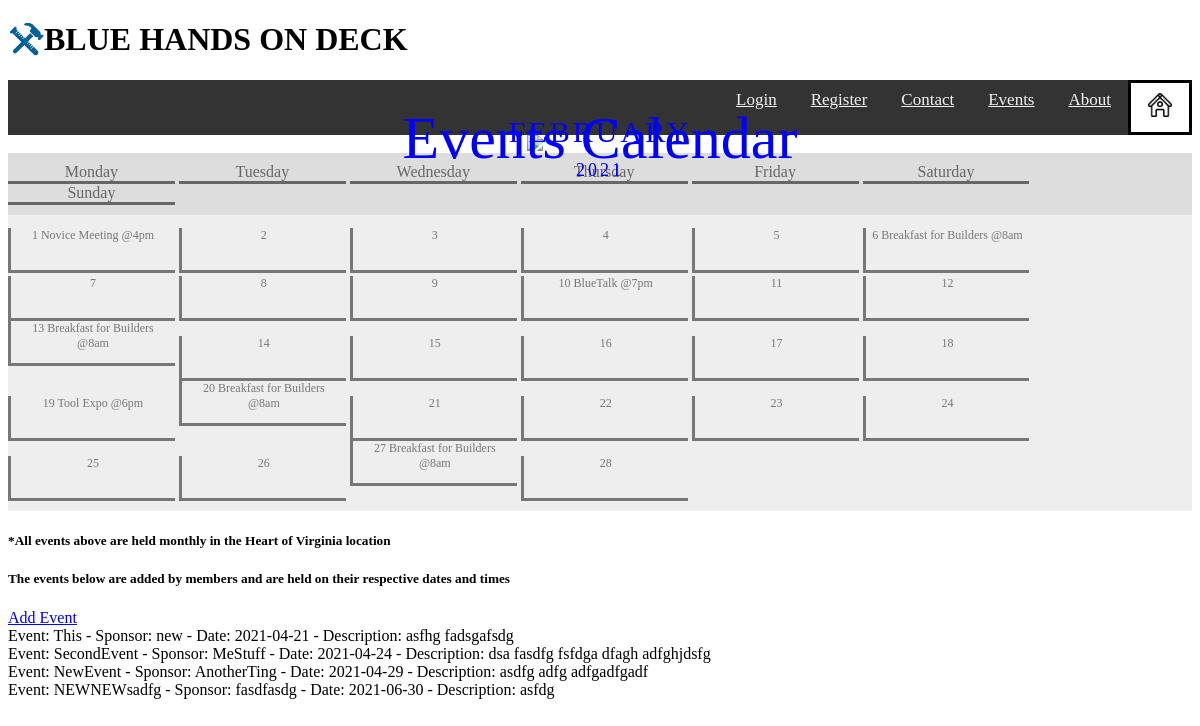
Screenshot of /events.php with the database file from the repository.
### tables this page shows
CREATE TABLE events(
    eventName TEXT,
    sponsor TEXT,
    dateNTime date,
    descr TEXT

);

### events.php (the view, shortened to what this page needs)
<?php require 'header.php';
 $db = new SQLite3('project.db') or die($db);
?>
<body>
    <div id="menu"> <?php require 'menu.php'; ?> </div>
    <div class="eHead">
    <img src="resources/images/const.png" alt="construction Banner" style="width:100%">
    <div class="event">Events Calendar</div>
    <div class="month">
   February<br><span style="font-size:18px">2021</span>
    </div>
</div>
<ul class="weekdays">
  <li>Monday</li>
  <li>Tuesday</li>
  <li>Wednesday</li>
  <li>Thursday</li>
  <li>Friday</li>
  <li>Saturday</li>
  <li>Sunday</li>
</ul>
<ul class="days">
  <li>1 Novice Meeting @4pm</li>
  <li>2</li>
  <li>3</li>
  <li>4</li>
  <li>5</li>
  <li>6 Breakfast for Builders @8am</li>
  <li>7</li>
  <li>8</li>
  <li>9</li>
  <li>10 BlueTalk @7pm</li>
  <li>11</li>
  <li>12</li>
  <li>13 Breakfast for Builders @8am</li>
  <li>14</li>
  <li>15</li>
  <li>16</li>
  <li>17</li>
  <li>18</li>
  <li>19 Tool Expo @6pm</li>
  <li>20 Breakfast for Builders @8am</li>
  <li>21</li>
  <li>22</li>
  <li>23</li>
  <li>24</li>
  <li>25</li>
  <li>26</li>
  <li>27 Breakfast for Builders @8am</li>
  <li>28</li>
</ul>
<h5>*All events above are held monthly in the Heart of Virginia location</h5>
<h5>The events below are added by members and are held on their respective dates and times</h5>
<?php
if($_SESSION['logged_in'])
  echo "<a href=\"new_event.php\"> Add Event</a><br>";
else{
  echo "<a href=\"login.php\"> Add Event</a><br>";
}
?>
<?php
$query = $db->query('SELECT * FROM events ORDER BY dateNTime ASC');
if ($query->numColumns() > 0) {
  while (($row = $query->fetchArray(SQLITE3_ASSOC))) {
    echo "Event: " . $row["eventName"]. " - Sponsor: " . $row["sponsor"]. " - Date: " . $row["dateNTime"]. " - Description: " . $row["descr"]. "<br>";
  }
} else
  echo "0 events";
?>
</body>
</html>

### header.php (shortened to what this page needs)
<!DOCTYPE html>
<html lang="en">
<head>
    <link rel="stylesheet" type="text/css" href="std.css">
</head>

### menu.php
<div class=lImg><img src="resources/images/logo.png" alt="logo" height="36" width="36"></div>
<h1>BLUE HANDS ON DECK</h1>
<div class="navMenu">
  <a class="home" href="index.php"><img src="resources/images/home.png" align:"center" width="24" height="24"></a>
  <a href="about.php">About</a>
  <a href="events.php">Events</a>
  <a href="contact.php">Contact</a>
  <?php
    if(ISSET($_SESSION['logged_in']) && $_SESSION['logged_in'] == 1)
      echo "<a href=\"logout_action.php\">Logout</a>";
    else{
      echo "<a href=\"registration.php\">Register</a>";
      echo "<a href=\"login.php\">Login</a>";
    }
  ?>
</div>

### std.css (style rules this page uses)
.navMenu { background-color: #333; overflow: hidden; }
.navMenu a { float: right; color: #f2f2f2; padding: 10px 17px; text-decoration: underline; font-family:"georgia"; font-size: 17px; }
h1 { color: black; background-color:white; font-family: "copperplate", fantasy; }
.navMenu a.home { background-color: #ffffff; border-style: solid; border-color: black; }
.lImg { float: left; }
.event { font-family:"lucida handwriting", cursive; font-size: 60px; color: blue; position: absolute; top: 20%; left: 50%; transform: translate(-50%, -50%); }
ul { list-style-type: none; }
.month { padding: 70px 25px; position: absolute; font-size: 35px; top: 80%; left: 50%; transform: translate(-50%, -50%); }
.month { color: blue; font-size: 30px; text-transform: uppercase; letter-spacing: 3px; }
.weekdays { margin: 0; padding: 10px 0; background-color:#ddd; }
.weekdays li { display: inline-block; border-bottom: solid; padding: 0px 6.5px; width: 13%; color: #666; text-align: center; }
.days { padding: 10px 0; background: #eee; margin: 0; }
.days li { list-style-type: none; display: inline-block; width: 13%; height: 42px; text-align: center; font-size:12px; color: #777; border-left: solid; border-bottom: solid; padding: 0px 5px; }
.eHead { position: relative; text-align: center; color: white; }

### rows the page displays
events: eventName "This", sponsor "new", dateNTime "2021-04-21", descr "asfhg fadsgafsdg"
events: eventName "SecondEvent", sponsor "MeStuff", dateNTime "2021-04-24", descr "dsa fasdfg fsfdga dfagh adfghjdsfg"
events: eventName "NewEvent", sponsor "AnotherTing", dateNTime "2021-04-29", descr "asdfg adfg adfgadfgadf"
events: eventName "NEWNEWsadfg", sponsor "fasdfasdg", dateNTime "2021-06-30", descr "asfdg"
